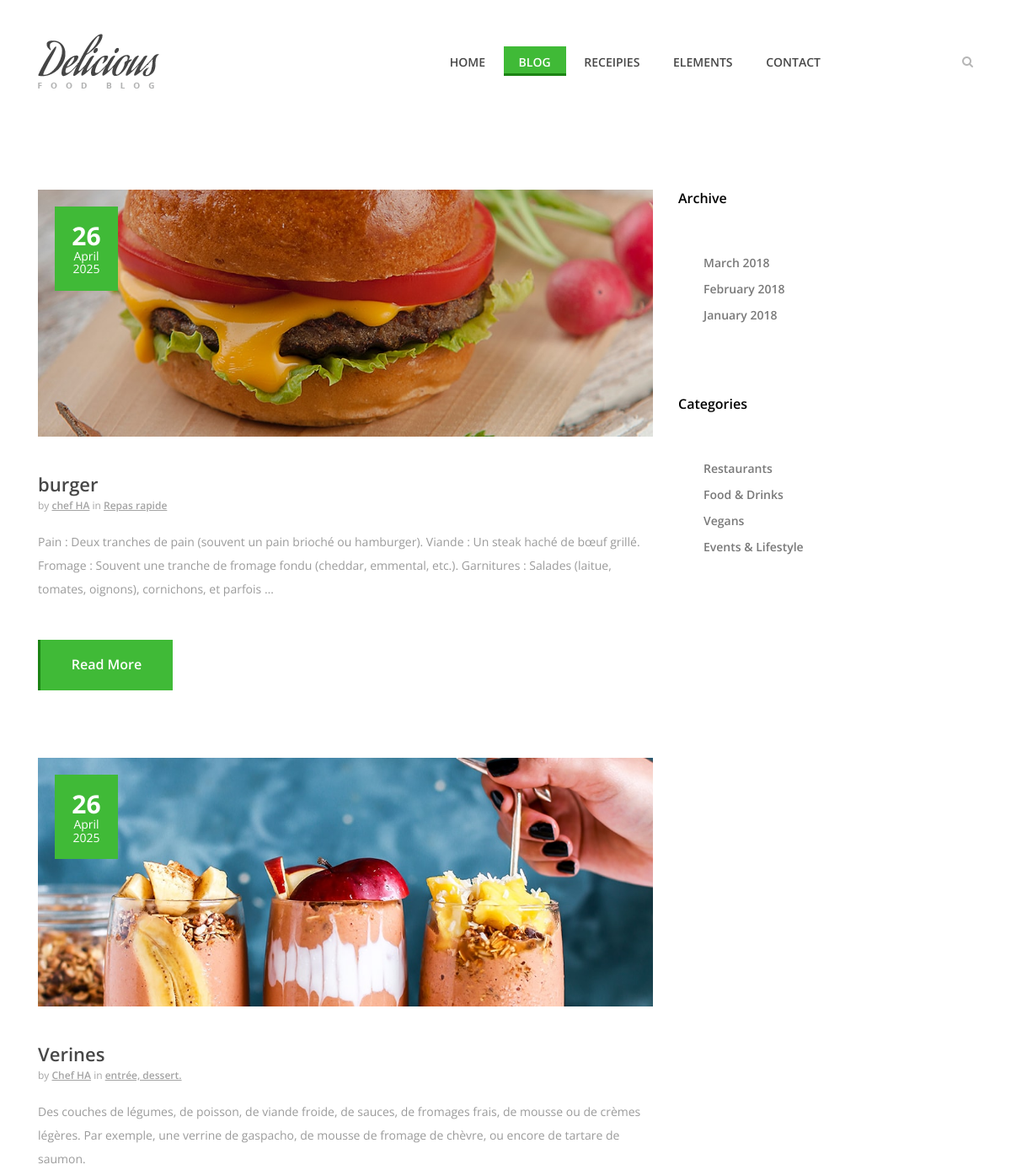
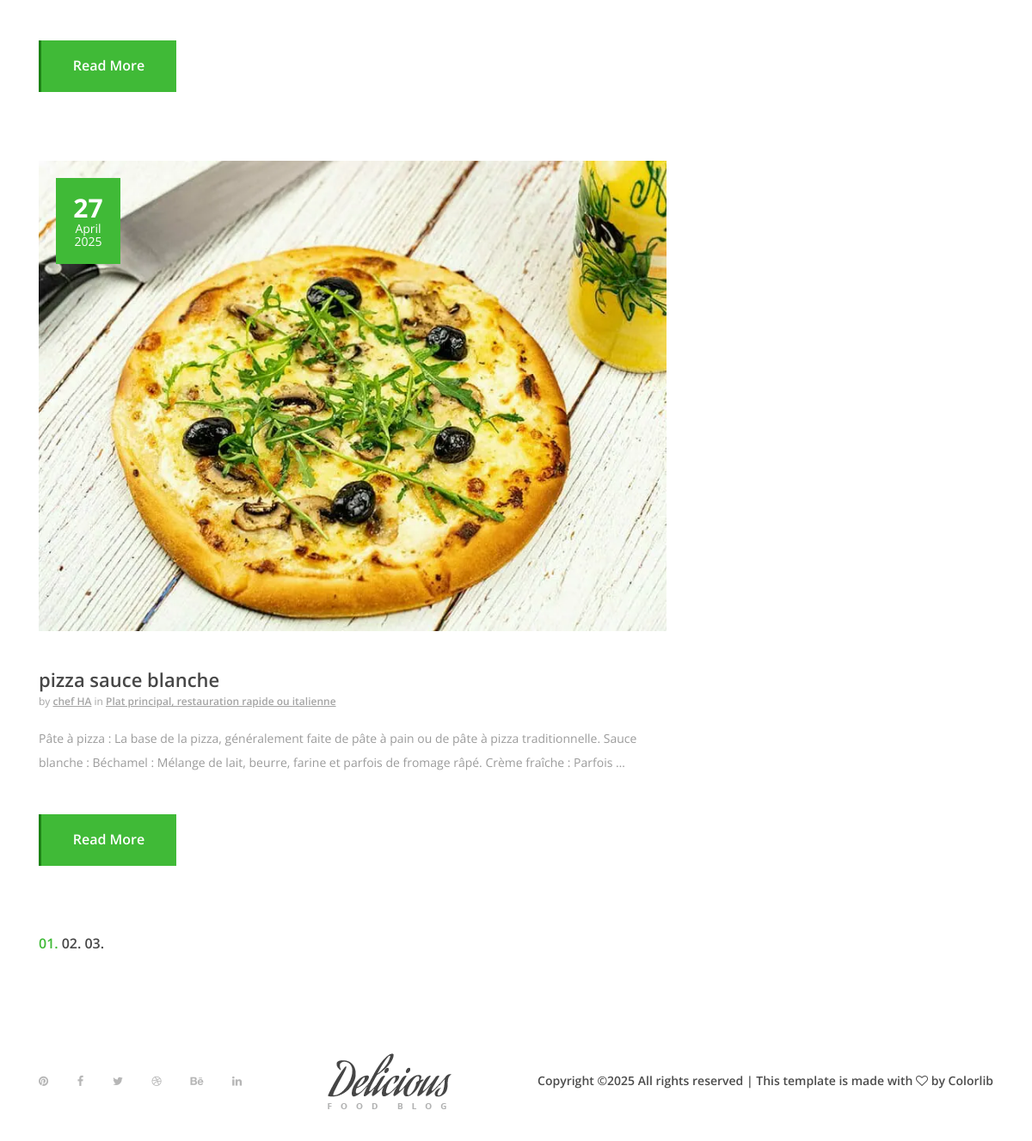
Screenshot of /blog/ with the database file from the repository (2 pictures, top to bottom).
### recettes/models.py (models this page shows, shortened)
class BlogPost(models.Model):
    title = models.CharField(max_length=200)
    content = models.TextField()
    image = models.ImageField(upload_to='recettes/blog-img/')
    author = models.CharField(max_length=100)
    category = models.CharField(max_length=100)
    date_posted = models.DateField(auto_now_add=True)

### recettes/views.py (the view)
# urls.py: path('blog/', views.blog_view, name='blog'),
def blog_view(request):
    posts = BlogPost.objects.all()
    return render(request, 'recettes/blog-post.html', {'posts': posts})

### recettes/templates/recettes/blog-post.html (shortened to what this page needs)
<!DOCTYPE html>
<html lang="en">
<head>
    <link rel="stylesheet" href="../../static/recettes/style.css">
</head>
<body>
    <header class="header-area">
        <div class="delicious-main-menu">
            <div class="classy-nav-container breakpoint-off">
                <div class="container">
                    <nav class="classy-navbar justify-content-between" id="deliciousNav">
                        <a class="nav-brand" href="../"><img src="../../static/recettes/img/core-img/logo.png" alt=""></a>
                        <div class="classy-menu">
                            <div class="classynav">
                                <ul>
                                    <li><a href="../">Home</a></li>
                                    <li class="active"><a href="../blog">Blog</a></li>
                                    <li><a href="../receipe">Receipies</a></li>
                                    <li><a href="../element">Elements</a></li>
                                    <li><a href="../contact">Contact</a></li>
                                </ul>
                                <div class="search-btn">
                                    <i class="fa fa-search" aria-hidden="true"></i>
                                </div>
                            </div>
                        </div>
                    </nav>
                </div>
            </div>
        </div>
    </header>
    <div class="blog-area section-padding-80">
        <div class="container">
            <div class="row">
                <div class="col-12 col-lg-8">
                    <div class="blog-posts-area">
                        {% for post in posts %}
                        <div class="single-blog-area mb-80">
                            <div class="blog-thumbnail">
                                <img src="{{ post.image.url }}" alt="{{ post.title }}">
                                <div class="post-date">
                                    <a href="#"><span>{{ post.date_posted.day }}</span>{{ post.date_posted|date:"F" }} <br> {{ post.date_posted.year }}</a>
                                </div>
                            </div>
                            <div class="blog-content">
                                <a href="#" class="post-title">{{ post.title }}</a>
                                <div class="meta-data">by <a href="#">{{ post.author }}</a> in <a href="#">{{ post.category }}</a></div>
                                <p>{{ post.content|truncatewords:40 }}</p>
                                <a href="#" class="btn delicious-btn mt-30">Read More</a>
                            </div>
                        </div>
                        {% endfor %}
                    </div>
                    <nav aria-label="Page navigation example">
                        <ul class="pagination">
                            <li class="page-item active"><a class="page-link" href="#">01.</a></li>
                            <li class="page-item"><a class="page-link" href="#">02.</a></li>
                            <li class="page-item"><a class="page-link" href="#">03.</a></li>
                        </ul>
                    </nav>
                </div>
                <div class="col-12 col-lg-4">
                    <div class="blog-sidebar-area">
                        <div class="single-widget mb-80">
                            <h6>Archive</h6>
                            <ul class="list">
                                <li><a href="#">March 2018</a></li>
                                <li><a href="#">February 2018</a></li>
                                <li><a href="#">January 2018</a></li>
                            </ul>
                        </div>
                        <div class="single-widget mb-80">
                            <h6>Categories</h6>
                            <ul class="list">
                                <li><a href="#">Restaurants</a></li>
                                <li><a href="#">Food & Drinks</a></li>
                                <li><a href="#">Vegans</a></li>
                                <li><a href="#">Events & Lifestyle</a></li>
                            </ul>
                        </div>
                    </div>
                </div>
            </div>
        </div>
    </div>
    {% include './commun/footer.html' %}
</body>
</html>

### recettes/templates/recettes/commun/footer.html
    <footer class="footer-area">
        <div class="container h-100">
            <div class="row h-100">
                <div class="col-12 h-100 d-flex flex-wrap align-items-center justify-content-between">
                    <div class="footer-social-info text-right">
                        <a href="#"><i class="fa fa-pinterest" aria-hidden="true"></i></a>
                        <a href="#"><i class="fa fa-facebook" aria-hidden="true"></i></a>
                        <a href="#"><i class="fa fa-twitter" aria-hidden="true"></i></a>
                        <a href="#"><i class="fa fa-dribbble" aria-hidden="true"></i></a>
                        <a href="#"><i class="fa fa-behance" aria-hidden="true"></i></a>
                        <a href="#"><i class="fa fa-linkedin" aria-hidden="true"></i></a>
                    </div>
                    <div class="footer-logo">
                        <a href="../"><img src="../../static/recettes/img/core-img/logo.png" alt=""></a>
                    </div>
                    <p>
Copyright &copy;<script>document.write(new Date().getFullYear());</script> All rights reserved | This template is made with <i class="fa fa-heart-o" aria-hidden="true"></i> by <a href="https://colorlib.com" target="_blank">Colorlib</a>
</p>
                </div>
            </div>
        </div>
    </footer>

### recettes/static/recettes/style.css (style rules this page uses)
* { margin: 0; padding: 0; }
body { font-family: "Open Sans", sans-serif; font-size: 14px; }
h1, h2, h3, h4, h5, h6 { color: #000000; line-height: 1.3; font-weight: 600; }
p { color: #9b9b9b; font-size: 14px; line-height: 2; font-weight: 400; }
a, a:hover, a:focus { -webkit-transition-duration: 500ms; transition-duration: 500ms; text-decoration: none; outline: 0 solid transparent; color: #000000; font-weight: 600; font-size: 14px; color: #474747; }
ul, ol { margin: 0; }
ul li, ol li { list-style: none; }
img { height: auto; max-width: 100%; }
.mt-30 { margin-top: 30px !important; }
.mb-80 { margin-bottom: 80px !important; }
.section-padding-80 { padding-top: 80px; padding-bottom: 80px; }
.delicious-btn { display: inline-block; min-width: 160px; height: 60px; color: #ffffff; border: none; border-left: 3px solid #1c8314; border-radius: 0; padding: 0 30px; font-size: 16px; line-height: 58px; font-weight: 600; -webkit-transition-duration: 500ms; transition-duration: 500ms; text-transform: capitalize; background-color: #40ba37; }
.header-area { position: relative; z-index: 100; width: 100%; }
.header-area .delicious-main-menu { position: relative; width: 100%; z-index: 100; height: 145px; }
.header-area .delicious-main-menu .classy-nav-container { background-color: transparent; }
.header-area .delicious-main-menu .classy-navbar { height: 145px; padding: 0; }
.header-area .delicious-main-menu .classy-navbar .classynav ul li a { font-weight: 600; }
.header-area .delicious-main-menu .classy-navbar .classynav > ul > li > a { text-transform: uppercase; padding: 12px 18px 11px; background-color: transparent; border-bottom: 3px solid transparent; line-height: 1; color: #474747; font-weight: 600; }
.header-area .delicious-main-menu .classy-navbar .classynav > ul > li.active > a { color: #ffffff; background-color: #40ba37; border-bottom: 3px solid #1c8314; }
.header-area .delicious-main-menu .classy-navbar .classynav > ul > li.active > a::after { color: #ffffff; }
.header-area .delicious-main-menu .classynav .search-btn { color: #b6b6b6; margin-left: 150px; cursor: pointer; -webkit-transition-duration: 500ms; transition-duration: 500ms; }
.header-area .delicious-main-menu .classynav .search-btn i { -webkit-transition-duration: 500ms; transition-duration: 500ms; }
.single-blog-area { position: relative; z-index: 1; }
.single-blog-area .blog-thumbnail { position: relative; z-index: 1; }
.single-blog-area .blog-thumbnail .post-date { width: 75px; height: 100px; background-color: #40ba37; position: absolute; top: 20px; left: 20px; z-index: 10; -webkit-transition-duration: 500ms; transition-duration: 500ms; text-align: center; }
.single-blog-area .blog-thumbnail .post-date a { color: #ffffff; padding: 18px 10px; display: block; line-height: 1.1; font-size: 14px; font-weight: 400; }
.single-blog-area .blog-thumbnail .post-date a span { font-size: 30px; font-weight: 700; display: block; }
.single-blog-area .blog-content { position: relative; z-index: 1; padding-top: 40px; }
.single-blog-area .blog-content .post-title { font-size: 22px; color: #474747; margin-bottom: 10px; }
.single-blog-area .blog-content .meta-data { font-size: 12px; color: #a4a4a4; margin-bottom: 20px; }
.single-blog-area .blog-content .meta-data a { text-decoration: underline; font-size: 12px; color: #a4a4a4; }
.single-widget { position: relative; z-index: 1; }
.single-widget h6 { margin-bottom: 50px; display: block; }
.single-widget .list { padding-left: 30px; }
.single-widget .list li a { display: block; padding: 5px 0; color: #797979; }
.pagination { position: relative; z-index: 1; }
.pagination .page-link { padding: 0; font-size: 16px; margin-right: 5px; border: none; color: #474747; }
.pagination .page-item.active .page-link { background-color: transparent; color: #40ba37; }
.footer-area { position: relative; z-index: 1; width: 100%; height: 140px; background-color: #ffffff; }
.footer-area .footer-social-info { padding-right: 15px; }
.footer-area .footer-social-info a { display: inline-block; color: #b6b6b6; font-size: 13px; margin-right: 30px; }
.footer-area .footer-social-info a:last-child { margin-right: 0; }
.footer-area p { color: #4b4b4b; font-weight: 600; margin-bottom: 0; padding-left: 15px; }
.footer-area p a { color: #4b4b4b; font-weight: 600; }

### rows the page displays
BlogPost: image (picture), date_posted.day "26", date_posted "April", date_posted.year "2025", title "burger", author "chef HA", category "Repas rapide", content "Pain : Deux tranches de pain (souvent un pain brioché ou hamburger). Viande : Un steak haché de bœuf grillé. Fromage : Souvent une tranche de fromage fondu (cheddar, emmental, etc.). Garnitures : Salades (laitue, tomates, oignons), cornichons, et parfois …"
BlogPost: image (picture), date_posted.day "26", date_posted "April", date_posted.year "2025", title "Verines", author "Chef HA", category "entrée, dessert.", content "Des couches de légumes, de poisson, de viande froide, de sauces, de fromages frais, de mousse ou de crèmes légères. Par exemple, une verrine de gaspacho, de mousse de fromage de chèvre, ou encore de tartare de saumon."
BlogPost: image (picture), date_posted.day "27", date_posted "April", date_posted.year "2025", title "pizza sauce blanche", author "chef HA", category "Plat principal, restauration rapide ou italienne", content "Pâte à pizza : La base de la pizza, généralement faite de pâte à pain ou de pâte à pizza traditionnelle. Sauce blanche : Béchamel : Mélange de lait, beurre, farine et parfois de fromage râpé. Crème fraîche : Parfois …"
